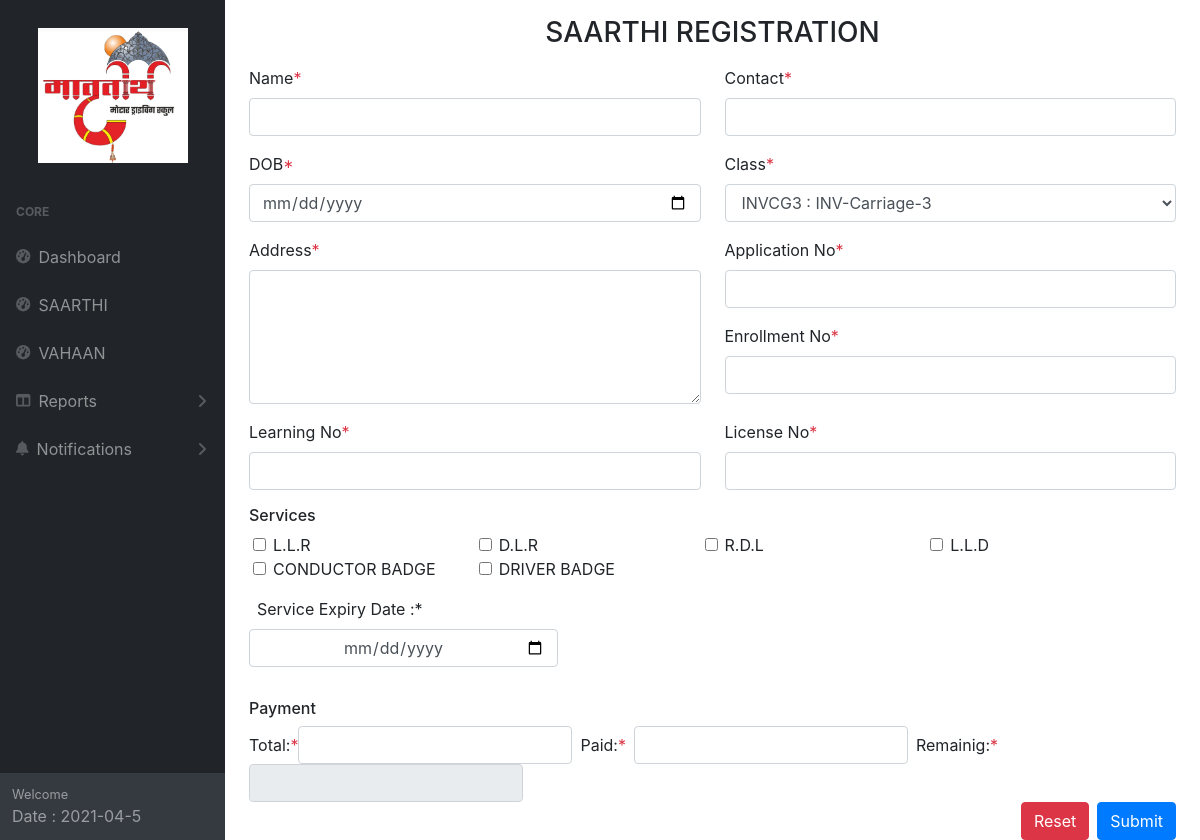
/vahaan/register/, run on the app's committed database.
### RTOMod/models.py (models this page shows)
class VahaanServices(models.Model):
    titleid = models.CharField(max_length=1080)
    title = models.CharField(max_length=1080)
    created_at = models.DateTimeField(auto_now_add=True)
    updated_at = models.DateTimeField(auto_now=True)
    def __str__(self):
        return self.title

### RTOMod/views.py (the view)
# urls.py: path('vahaan/register/', views.vahaanRegister, name="RTOModVahaanRegister"),
def vahaanRegister(request):
    if request.method == 'POST':
        if 'vahaanRegister' in request.POST:
            vhn = Vahaan()
            vhn.Name = request.POST['name']
            vhn.systemDate = datetime.today().strftime('%Y-%m-%d')
            vhn.contact = request.POST['contact']
            vhn.DOB = request.POST['dob']
            vhn.Class = request.POST['classid']
            vhn.Address = request.POST['address']
            vhn.ApplicationNo = request.POST['applicationNO']
            vhn.EnrollmentNo = request.POST['enrollmentNO']
            vhn.LearningNo = request.POST['learningNO']
            vhn.LicenseNo = request.POST['licenseNO']
            vhn.total = request.POST['total']
            vhn.Paid = request.POST['amtPaid']
            vhn.Remaining = request.POST['remaining']
            vhn.services = request.POST.getlist('myservice')
            vhn.Expiry = request.POST['serviceExpiryDate']
            vhn.save()
            AllServices = request.POST.getlist('myservice')
            for service in AllServices:
                VS = VahaanServiesTracker()
                VS.VahaanId = vhn.id
                VS.ServiceName = service
                VS.save()
            return redirect('RTOModVahaan')
            print(AllServices)
    else:
        vhnClasses = VahaanClasses.objects.all()
        vhnServices = VahaanServices.objects.all()
        return render(request, 'RTOMod/vahaanRegister.html',{'vhnClasses':vhnClasses,'vhnServices':vhnServices})

### RTOMod/templates/RTOMod/vahaanRegister.html (shortened to what this page needs)
{% extends 'base.html' %} {% block content %}
<h3 class='my-3 text-uppercase text-center'>Saarthi Registration</h3>
<form method="POST" action={% url 'RTOModVahaanRegister' %}>{% csrf_token %}
  <div class="row">
    <div class="col-md-6">
      <div class="form-group">
        <label for="">Name<span class="text-danger">*</span></label>
        <input required type="text" class="form-control" name="name" id="" />
      </div>
    </div>
    <div class="col-md-6">
      <div class="form-group">
        <label for="">Contact<span class="text-danger">*</span></label>
        <input required type="tel" class="form-control" name="contact" id="" />
      </div>
    </div>
    <div class="col-md-6">
      <div class="form-group">
        <label for="">DOB<span class="text-danger">*</span></label>
        <input required type="date" class="form-control" name="dob" id="" />
      </div>
    </div>
    <div class="col-md-6">
      <div class="form-group">
        <label for="sel1">Class<span class="text-danger">*</span></label>
        <select required class="form-control" id="sel1" name="classid">
          {% for vhnClass in vhnClasses %}
          <option value={{vhnClass.titleid}}>{{vhnClass.title}}</option>
          {% endfor %}
        </select>
      </div>
    </div>
    <div class="col-md-6">
      <div class="form-group">
        <label for="">Address<span class="text-danger">*</span></label>
        <textarea  class="form-control" name="address" id="" rows="5"></textarea>
      </div>
    </div>
    <div class="col-md-6">
      <div class="form-group">
        <label for="">Application No<span class="text-danger">*</span></label>
        <input  type="text" class="form-control" name="applicationNO" id="" />
      </div>
      <div class="form-group">
        <label for="">Enrollment No<span class="text-danger">*</span></label>
        <input  type="text" class="form-control" name="enrollmentNO" id="" />
      </div>
    </div>
    <div class="col-md-6">
      <div class="form-group">
        <label for="">Learning No<span class="text-danger">*</span></label>
        <input  type="text" class="form-control" name="learningNO" id="" />
      </div>
    </div>
    <div class="col-md-6">
      <div class="form-group">
        <label for="">License No<span class="text-danger">*</span></label>
        <input  type="text" class="form-control" name="licenseNO" id="" />
      </div>
    </div>
  </div>
  <div class="">
    <h6>Services</h6>
    <div class="container-fluid">
          <div class="row">
      {% for vhnService in vhnServices %}
      <div class="col-md-3">
        <label class="form-check-label">
          <input type="checkbox" class="form-check-input" name="myservice" value={{vhnService.titleid}}>{{vhnService}}
        </label>
      </div>
      {% endfor %}
    </div>
    </div>
  </div>
  <div class="py-3">
    <label class="mx-2">Service Expiry Date :<span >*</span></label>
    <input required type="date" class="form-control col-md-4 text-center" name="serviceExpiryDate" />
</div>
  <div class="mt-3">
    <h6>Payment</h6>
    <div class="form-inline">
      <label for="number">Total:<span class="text-danger">*</span></label>
      <input required type="number" class="form-control" name="total" id="amtTotal" />
      <label class="mx-2" for="pwd">Paid:<span class="text-danger">*</span></label>
      <input required type="number" class="form-control" name="amtPaid" id="amtPaid" />
      <label class="mx-2" for="pwd">Remainig:<span class="text-danger">*</span></label>
      <input required readonly type="number" class="form-control" name="remaining" id="amtRemaining" />
    </div>
  </div>
  <button type="submit" class="btn btn-primary float-right" name="vahaanRegister">Submit</button>
  <button type="submit" class="btn btn-danger float-right mx-2">Reset</button>
{% endblock %}

### data on the page
VahaanServices: title "L.L.R"
VahaanServices: title "D.L.R"
VahaanServices: title "R.D.L"
VahaanServices: title "L.L.D"
VahaanServices: title "CONDUCTOR BADGE"
VahaanServices: title "DRIVER BADGE"

### other printed values
form field classid "INVCG3 : INV-Carriage-3"
